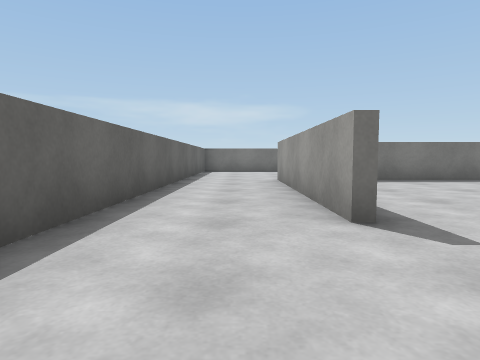
[1] (above)

23 first-person views from a walk through a scene from a Unity 3-D project. The camera is 0.52 m above the floor, tilts 4° down and sees 75° across. The floor is counted in squares, 1 m on a side. Each view is taken from the middle of a square. On the plan, view 1 faces up. The plan holds only what a view shows up to about 9 squares ahead; the rest is blank. The player character is not drawn. Surface patterns are stand-ins for the level's own textures.

[2]
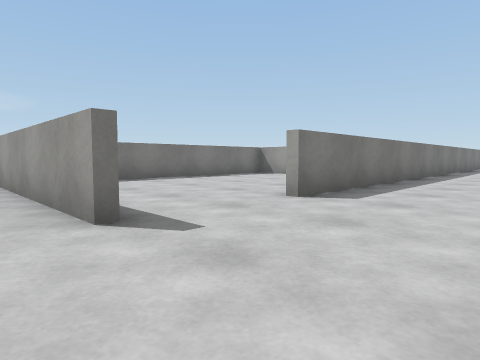

[3]
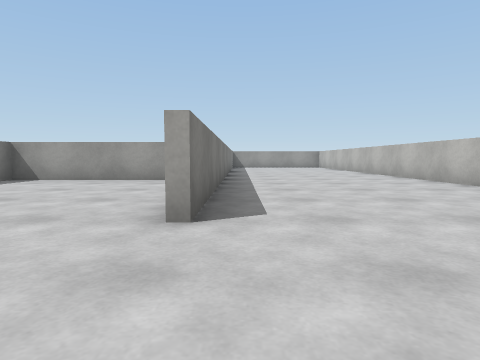

[4]
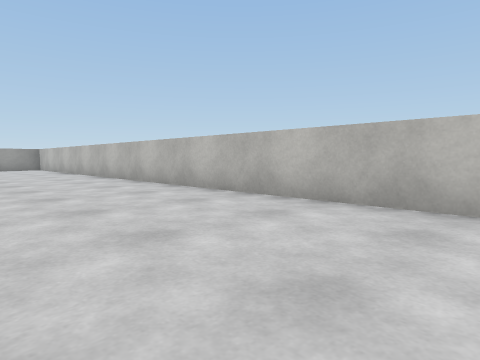

[5]
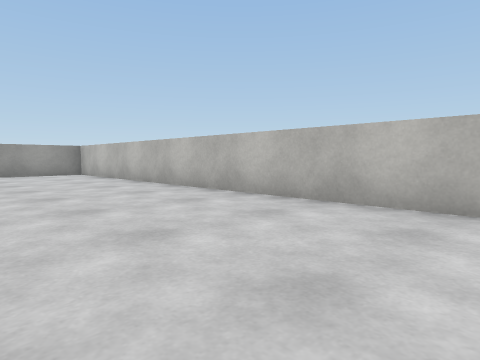

[6]
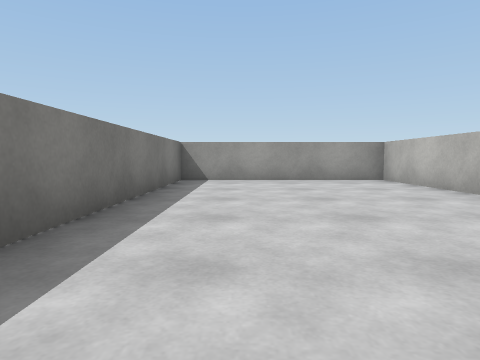

[7]
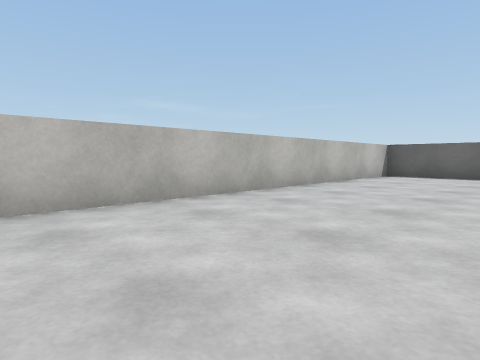

[8]
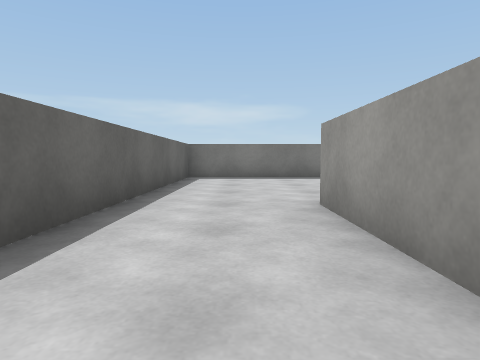

[9]
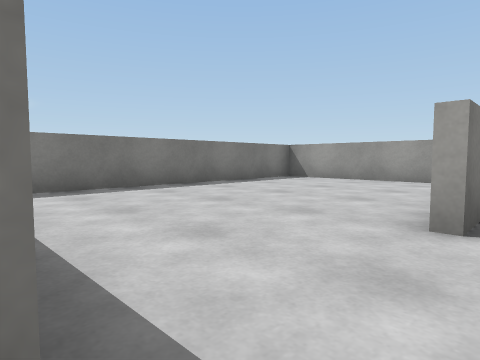

[10]
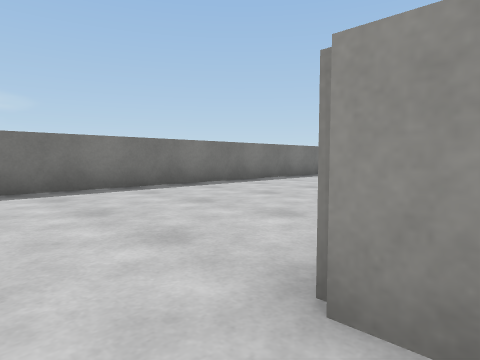

[11]
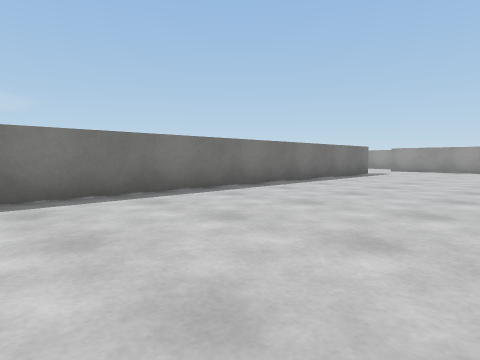

[12]
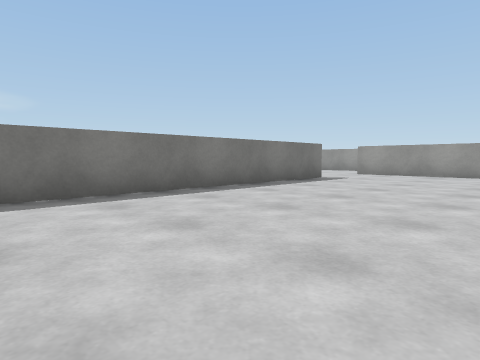

[13]
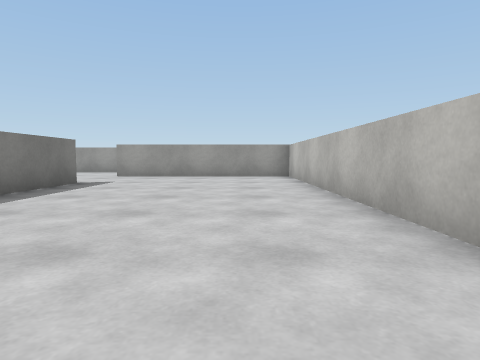

[14]
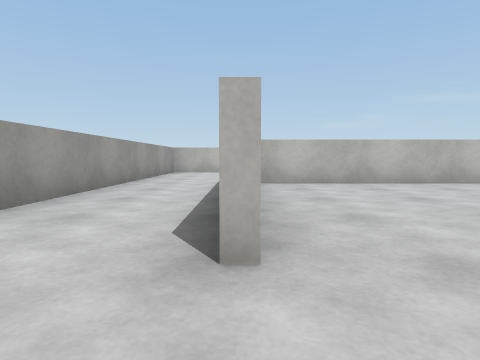

[15]
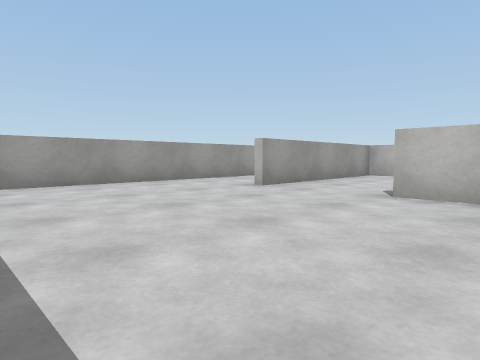

[16]
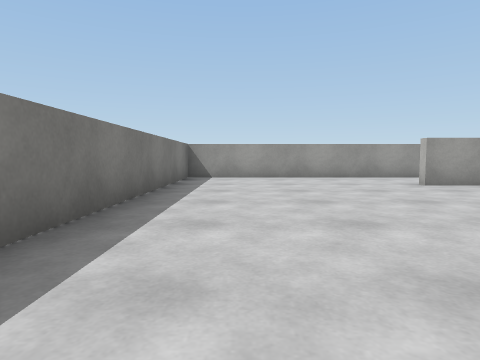

[17]
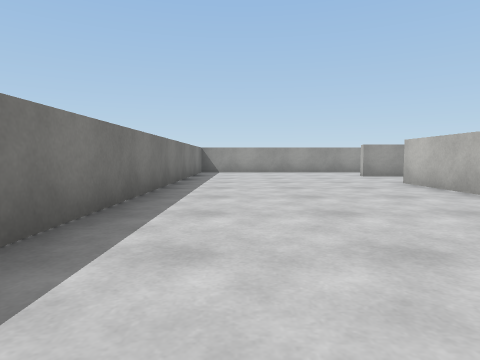

[18]
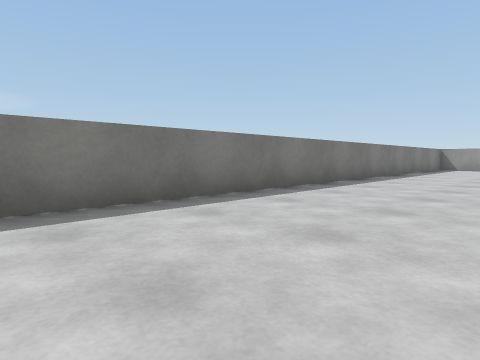

[19]
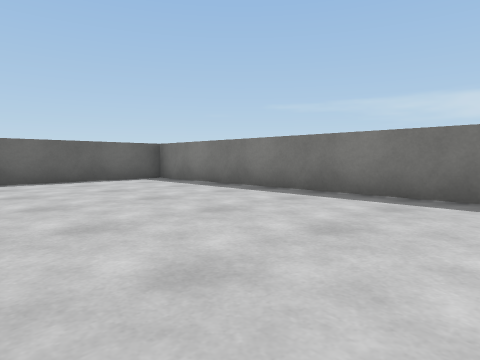

[20]
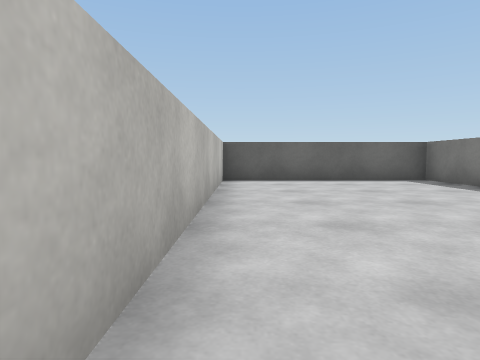

[21]
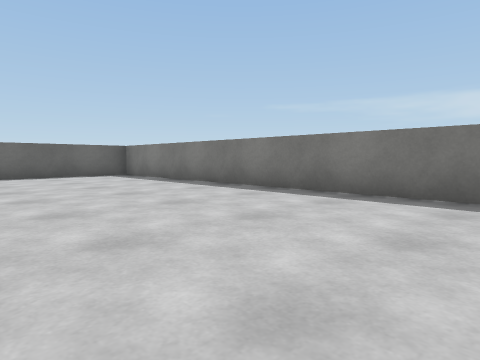

[22]
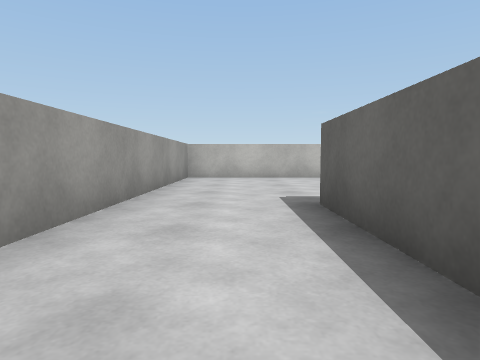

[23]
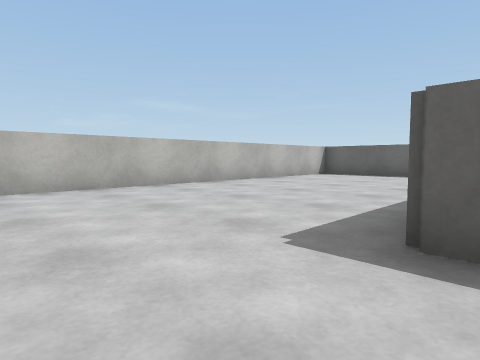

### Floor plan
Ten units are one square. View 1 is at (0, 0); x grows to the right and y downward. Boxes are objects, and circles mark ways between rooms. Rooms are numbered by the first view taken in them; rooms with no view inside come last. Other rooms are left out.
<svg viewBox="-19 -179 208 208">
<path fill="none" stroke="#000" d="M104 -24 35 -24M9 -24 9 -76M-14 1 -14 24 184 24 184 -24 128 -24M-14 -85 -14 -18M88 -76 159 -76 159 -125M135 -124 -14 -124 -14 -85M114 -126 135 -126M-11 -126 56 -126M184 -135 184 -174 -14 -174 -14 -125M161 -99 161 -74M106 -26 184 -26 184 -135M86 -52 86 -46M84 -38 84 -74 20 -74"/>
<circle cx="-5" cy="-80" r="3" fill="#2a7"/>
<circle cx="25" cy="-30" r="3" fill="#2a7"/>
<circle cx="145" cy="-120" r="3" fill="#2a7"/>
<circle cx="175" cy="-125" r="3" fill="#2a7"/>
<text x="70" y="0">1</text>
<text x="70" y="-100">2</text>
<text x="80" y="-150">3</text>
<text x="150" y="-60">4</text>
<text x="50" y="-50">5</text>
</svg>
Room 1 opens to room 2. Room 1 opens to room 5. Room 2 opens to room 3. Room 3 opens to room 4.

Where each view was taken, in squares from view 1:
view 1: 0 up, 0 right, facing up
view 2: 0 up, 0 right, facing up-right
view 3: 2 up, 1 right, facing right
view 4: 1 up, 3 right, facing down-right
view 5: 1 up, 8 right, facing down-right
view 6: 1 up, 11 right, facing right
view 7: 1 up, 8 right, facing down-left
view 8: 4 up, 0 right, facing up
view 9: 2 up, 1 right, facing up-right
view 10: 7 up, 0 right, facing up-right
view 11: 8 up, 3 right, facing up-right
view 12: 8 up, 6 right, facing up-right
view 13: 9 up, 7 right, facing right
view 14: 14 up, 16 right, facing down
view 15: 17 up, 12 right, facing down-right
view 16: 16 up, 10 right, facing right
view 17: 16 up, 7 right, facing right
view 18: 14 up, 3 right, facing up-right
view 19: 13 up, 6 right, facing up-left
view 20: 13 up, 6 right, facing left
view 21: 13 up, 8 right, facing up-left
view 22: 11 up, 17 right, facing down
view 23: 8 up, 18 right, facing down-left
